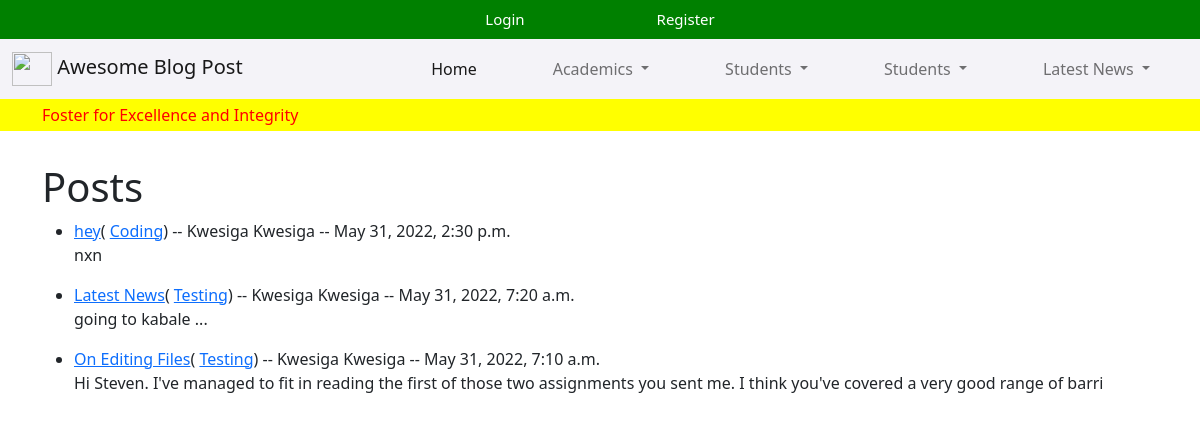
The app's page /, older data.
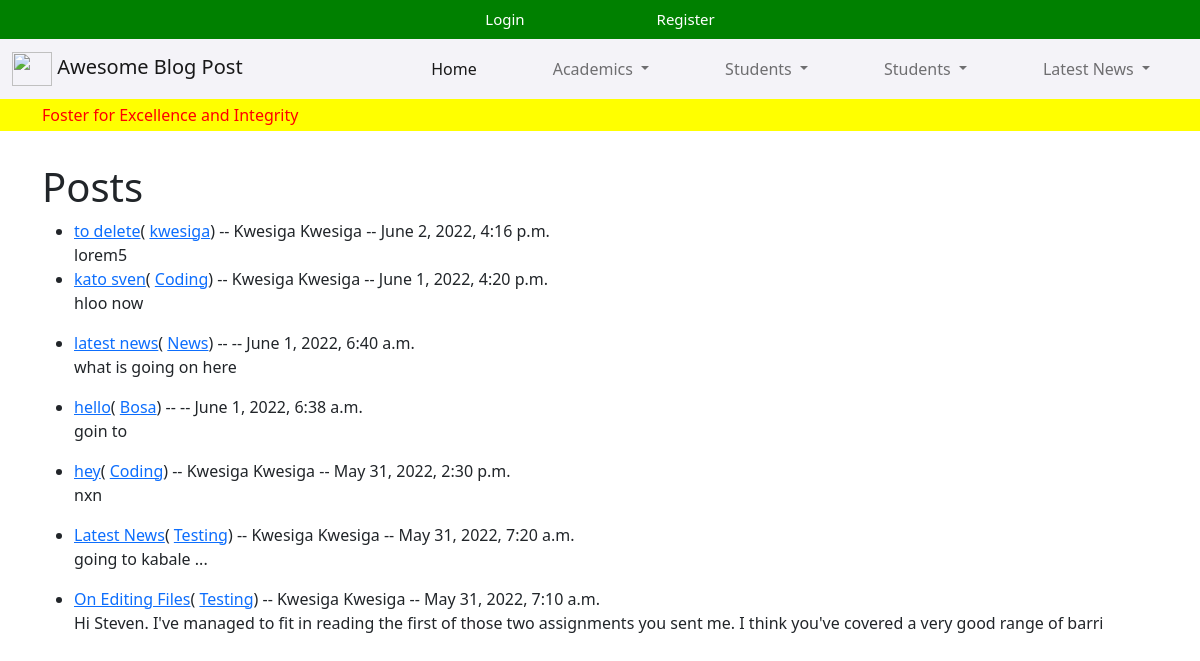
The same page, newer data.
### theblog/models.py (models this page shows, shortened)
class Post(models.Model):
    title = models.CharField(max_length=200)
    author = models.ForeignKey(User, on_delete=models.CASCADE)
    body = RichTextUploadingField(blank=True, null=True)
    created_at = models.DateTimeField(default=datetime.now, blank=True)
    category = models.CharField(max_length=200, default='Testing')
    likes = models.ManyToManyField(User, related_name='blog_bost')
    class Meta:
        verbose_name_plural = "Posts"

### theblog/views.py (the view)
# urls.py: path('', HomeView.as_view(), name="home"),
class HomeView(ListView):
    model = Post
    template_name = 'home.html'
    ordering = ['-created_at']
    def get_context_data(self, *args, **kwargs):
        cat_menu = Category.objects.all()
        context = super(HomeView,self).get_context_data(*args, **kwargs)
        context["cat_menu"] = cat_menu
        return context

### theblog/templates/home.html (shortened to what this page needs)
{% extends 'base.html' %}
{% block content %}
<h1>Posts</h1>
<ul>
    {% for post in object_list %}
    <li>
        <a href="{% url 'article_details' post.pk %}">{{ post.title}}</a>(
        <a href="{% url 'category' post.category %}">
        {{ post.category }}</a>)
         --
        {{ post.author.first_name }}
        {{ post.author.first_name }} --
        {{post.created_at}}
        <br>
        {{ post.body|safe|slice:":150"}}
    </li>
    {% endfor %}
</ul>
{% endblock %}

### theblog/templates/base.html (shortened to what this page needs)
<!doctype html>
<html lang="en">
<head>
    {% load static %}
    <link rel="stylesheet" href="{% static 'style.css' %}">
    <link href="https://cdn.jsdelivr.net/npm/bootstrap@5.2.0-beta1/dist/css/bootstrap.min.css" rel="stylesheet"
>
</head>
<body>
    <ul class="nav  nav-top justify-content-center" style="background-color: green; color:white">
        {% if user.is_authenticated %}
        <li class="nav-item ">
            <a class="nav-link" href="{% url 'add_post' %}">Add Post</a>
        </li>
        <li class="nav-item ">
            <a class="nav-link" href="{% url 'add_category' %}">Add Category</a>
        </li>
        <li class="nav-item">
            <a class="nav-link" href="#">COvid-19 Updates</a>
        </li>
        <li class="nav-item">
            <a class="nav-link" href="{% url 'logout' %}">Logout</a>
        </li>
        {% else %}
        <li class="nav-item">
            <a class="nav-link" href="{% url 'login' %}">Login</a>
        </li>
        <li class="nav-item">
            <a class="nav-link active" aria-current="page" href="{% url 'register' %}">Register</a>
        </li>
        {% endif %}
    </ul>
    <nav class="navbar navbar-expand-lg " style="background-color: rgb(244, 243, 248);">
        <div class="container-fluid">
            <a class="navbar-brand" href="{% url 'home' %}"><img
                    src="https://encrypted-tbn0.gstatic.com/images?q=tbn:ANd9GcT4feWDCLLUy2AP33gMZdb7Gko9ZTfT93qG3w&usqp=CAU"
                    alt="" width="40" height="34"> Awesome Blog Post</a>
            <div class="collapse navbar-collapse" id="navbarSupportedContent">
                <ul class="navbar-nav ms-auto mb-2 mb-lg-0">
                    <li class="nav-item">
                        <a class="nav-link active" aria-current="page" href="{%url 'home'%}"
                            class="btn btn-secondary">Home</a>
                    </li>
                    <li class="nav-item dropdown">
                        <a class="nav-link dropdown-toggle" href="#" id="navbarDropdown" role="button"
                            data-bs-toggle="dropdown" aria-expanded="false">
                            Academics
                        </a>
                    </li>
                    <li class="nav-item dropdown">
                        <a class="nav-link dropdown-toggle" href="#" id="navbarDropdown" role="button"
                            data-bs-toggle="dropdown" aria-expanded="false">
                            Students
                        </a>
                    </li>
                    <li class="nav-item dropdown">
                        <a class="nav-link dropdown-toggle" href="#" id="navbarDropdown" role="button"
                            data-bs-toggle="dropdown" aria-expanded="false">
                            Students
                        </a>
                    </li>
                    <li class="nav-item dropdown">
                        <a class="nav-link dropdown-toggle" href="#" id="navbarDropdown" role="button"
                            data-bs-toggle="dropdown" aria-expanded="false">
                            Latest News
                        </a>
                    </li>
                </ul>
            </div>
        </div>
    </nav>
    <div class="moto mb-2 p-1" style="background-color: yellow;">
        <div class="container" style="color: red;"> Foster for Excellence and Integrity</div>
    </div>
    <br>
    <div class="container ">
        {% block content %}
        {% endblock %}
        <br><br>
    </div>
</body>
</html>

### theblog/static/style.css (style rules this page uses)
.navbar-nav > li { padding-left:30px; padding-right:30px; }
.nav-top > li { padding-left:50px; padding-right:50px; }
.nav-top li a { color: white !important; font-size: 15px; }

Row changes from the older to the newer data that the page shows:
added Post: title "to delete", category "kwesiga", author.first_name "Kwesiga", created_at "June 2, 2022, 4:16 p.m.", body "lorem5"
added Post: title "kato sven", category "Coding", author.first_name "Kwesiga", created_at "June 1, 2022, 4:20 p.m.", body "hloo now"
added Post: title "latest news", category "News", created_at "June 1, 2022, 6:40 a.m.", body "what is going on here"
added Post: title "hello", category "Bosa", created_at "June 1, 2022, 6:38 a.m.", body "goin to"
